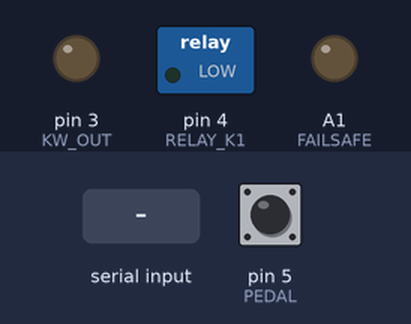
This sketch was run on a simulated Arduino Nano, built with avr-gcc and run on an emulated ATmega328P. On the bench: switched loads named in the sketch (green lamp = pin HIGH), output pins drawn as LEDs (lit = HIGH). The inputs (shaded band) are chosen by the test bench; at power-on: pin 5 (PEDAL) HIGH. What the sketch prints to the serial monitor is not drawn.

Above: at 1.2 s.
1.3 s: pin 5 (PEDAL) pulled LOW for 0.15 s
2.9 s: "b\n" received over Serial
5.9 s: "B\n" received over Serial
Timing chart, 0 to 8.4 s (numbered marks = the images above; inputs shaded):
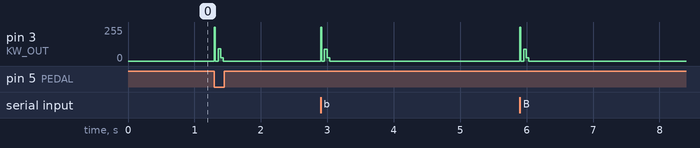

The sketch:

KenwoodCodeFinder.ino
```cpp
// KenwoodCodeFinder.ino - step through the Kenwood remote codes (NEC, address 0xB9) one at a time, by hand,
// to find the ones nobody knows yet (answer call, hang up, band...). For a laptop on the Nano's USB.
//
// The easier way is in Heep (Live > Screens > Nano > Find stereo codes): it needs jeep_controller_v3 and the
// T3, and keeps your notes. This sketch is for when you'd rather use a laptop, or the T3 isn't wired yet.
//
// Upload it to the Nano on your board (it uses the same D3 -> Q1 -> stereo remote wire), open Tools > Serial
// Monitor at 115200 baud with "Newline" selected, key on, stereo on. Then type:
//   (just Enter)  send the next code          b   go back one and send it
//   r             send the same code again     8A  jump to code 8A and send it (any 2 hex digits)
// Or press the foot pedal (D5) for "next" without touching the laptop.
// Every code it sends is printed, with the name if it's already known. Write down what the stereo does.
// Some codes turn the stereo off or change the source: that's fine, just put it back.
//
// While this sketch runs the headlights are stock (the fail-safe relay stays off). Put jeep_controller_v3 back
// on when you're done.

const int KW_OUT = 3, PEDAL = 5, RELAY_K1 = 4, FAILSAFE = A1;
const bool FAILSAFE_ACTIVE_LOW = false;   // same as in jeep_controller_v3
const byte KW_ADDR = 0xB9;

int code = 0x0F;   // starts after the codes everyone knows

const char* knownName(byte c) {
  switch (c) {
    case 0x0A: return "track -";  case 0x0B: return "track +";  case 0x0C: return "rewind";   case 0x0D: return "fast forward";
    case 0x0E: return "play/pause"; case 0x13: return "source"; case 0x14: return "volume +"; case 0x15: return "volume -";
    case 0x16: return "mute";     case 0x1C: return "tuner";    case 0x1D: return "tape";     case 0x1E: return "cd";
    case 0x1F: return "cd-md-ch"; case 0x5E: return "dnpp";     case 0x8B: return "Siri";
    default: return c <= 0x09 ? "number key" : "";
  }
}

void pulse(unsigned int hi, unsigned int lo) { digitalWrite(KW_OUT, HIGH); delayMicroseconds(hi); digitalWrite(KW_OUT, LOW); delayMicroseconds(lo); }
void sendByte(byte d) { for (int i = 0; i < 8; i++) { pulse(562, (d & 1) ? 1687 : 562); d >>= 1; } }
void sendKenwood(byte c) {
  pulse(9000, 4500);
  sendByte(KW_ADDR); sendByte((byte)~KW_ADDR); sendByte(c); sendByte((byte)~c);
  pulse(562, 0);
}

void sendNow() {
  code = (code + 256) % 256;
  sendKenwood((byte)code);
  Serial.print(F("sent 0x"));
  if (code < 0x10) Serial.print('0');
  Serial.print(code, HEX);
  const char* n = knownName(code);
  if (*n) { Serial.print(F("   (known: ")); Serial.print(n); Serial.print(')'); }
  Serial.println(F("   <- what did the stereo do?"));
}

int hexv(char c) { return c >= '0' && c <= '9' ? c - '0' : c >= 'A' && c <= 'F' ? c - 'A' + 10 : c >= 'a' && c <= 'f' ? c - 'a' + 10 : -1; }

void setup() {
  digitalWrite(FAILSAFE, FAILSAFE_ACTIVE_LOW ? HIGH : LOW);   // fail-safe relay off: stalk wired straight through
  pinMode(FAILSAFE, OUTPUT);
  pinMode(RELAY_K1, OUTPUT); digitalWrite(RELAY_K1, LOW);
  pinMode(KW_OUT, OUTPUT); digitalWrite(KW_OUT, LOW);
  pinMode(PEDAL, INPUT_PULLUP);
  Serial.begin(115200);
  Serial.println(F("Kenwood code finder. Enter = next, b = back, r = again, or type 2 hex digits. Pedal = next."));
  Serial.print(F("Next code: 0x")); Serial.println(code, HEX);
}

char line[8];
byte len = 0;
bool pedalWas = false;
unsigned long pedalAt = 0;

void loop() {
  while (Serial.available()) {
    char c = Serial.read();
    if (c == '\r') continue;
    if (c != '\n') { if (len < sizeof(line) - 1) line[len++] = c; continue; }
    line[len] = 0;
    if (len == 0) { code++; sendNow(); }
    else if (len == 1 && (line[0] == 'b' || line[0] == 'B')) { code--; sendNow(); }
    else if (len == 1 && (line[0] == 'r' || line[0] == 'R')) sendNow();
    else if (len == 2 && hexv(line[0]) >= 0 && hexv(line[1]) >= 0) { code = hexv(line[0]) * 16 + hexv(line[1]); sendNow(); }
    else Serial.println(F("? Enter = next, b = back, r = again, or 2 hex digits like 8A"));
    len = 0;
  }
  bool down = digitalRead(PEDAL) == LOW;
  if (down && !pedalWas && millis() - pedalAt > 300) { pedalAt = millis(); code++; sendNow(); }
  pedalWas = down;
}
```
